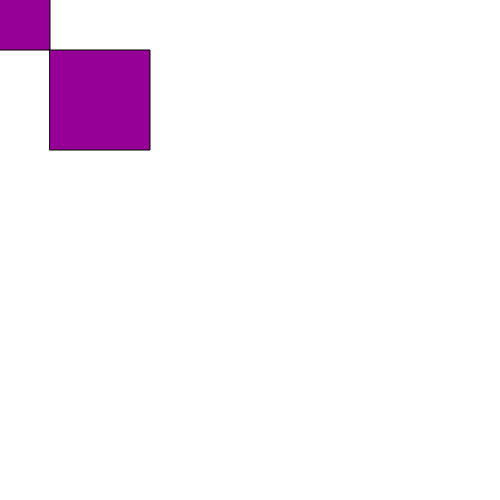
Frame 1 (no input)
Frame 60 (no input): identical to frame 1, image omitted
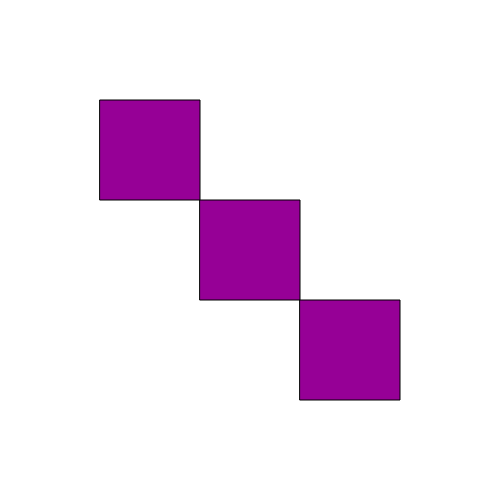
Frame 120 (the mouse pressed at the canvas centre since frame 60)

The p5.js sketch that drew these frames (run headless with seeded random() and noise() and a simulated clock; from frame 60 on, the mouse is pressed at the canvas centre):

// p5.js sketch
// ── sketch.js
function setup() {
    createCanvas(500, 500);
    rectMode(CENTER);
}

function draw() {
    background(255);
    fill(150, 0, 150);
    square(mouseX, mouseY, 100);
    square(mouseX - 100, mouseY - 100, 100);
    square(mouseX + 100, mouseY + 100, 100);
}
// ── exercise1-3.html
<!DOCTYPE html>
<html lang="en">
  <head>
    <meta charset="utf-8" />
    <meta name="viewport" content="width=device-width, initial-scale=1.0">

    <title>PDM1 - W2P1 - Exercise 1.3</title>

    <link href="https://cdn.jsdelivr.net/npm/bootstrap@5.3.1/dist/css/bootstrap.min.css" rel="stylesheet" integrity="sha384-4bw+/aepP/YC94hEpVNVgiZdgIC5+VKNBQNGCHeKRQN+PtmoHDEXuppvnDJzQIu9" crossorigin="anonymous">
    <link rel="stylesheet" type="text/css" href="./lib/main-styles.css">
    <script src="https://cdn.jsdelivr.net/npm/bootstrap@5.3.1/dist/js/bootstrap.bundle.min.js" integrity="sha384-HwwvtgBNo3bZJJLYd8oVXjrBZt8cqVSpeBNS5n7C8IVInixGAoxmnlMuBnhbgrkm" crossorigin="anonymous"></script>
    <script src="./lib/p5.js"></script>
  </head>

  <body>
    <h1>Exercise 1.3 - Solution</h1>
    <script src="sketch.js"></script>
  </body>
</html>
